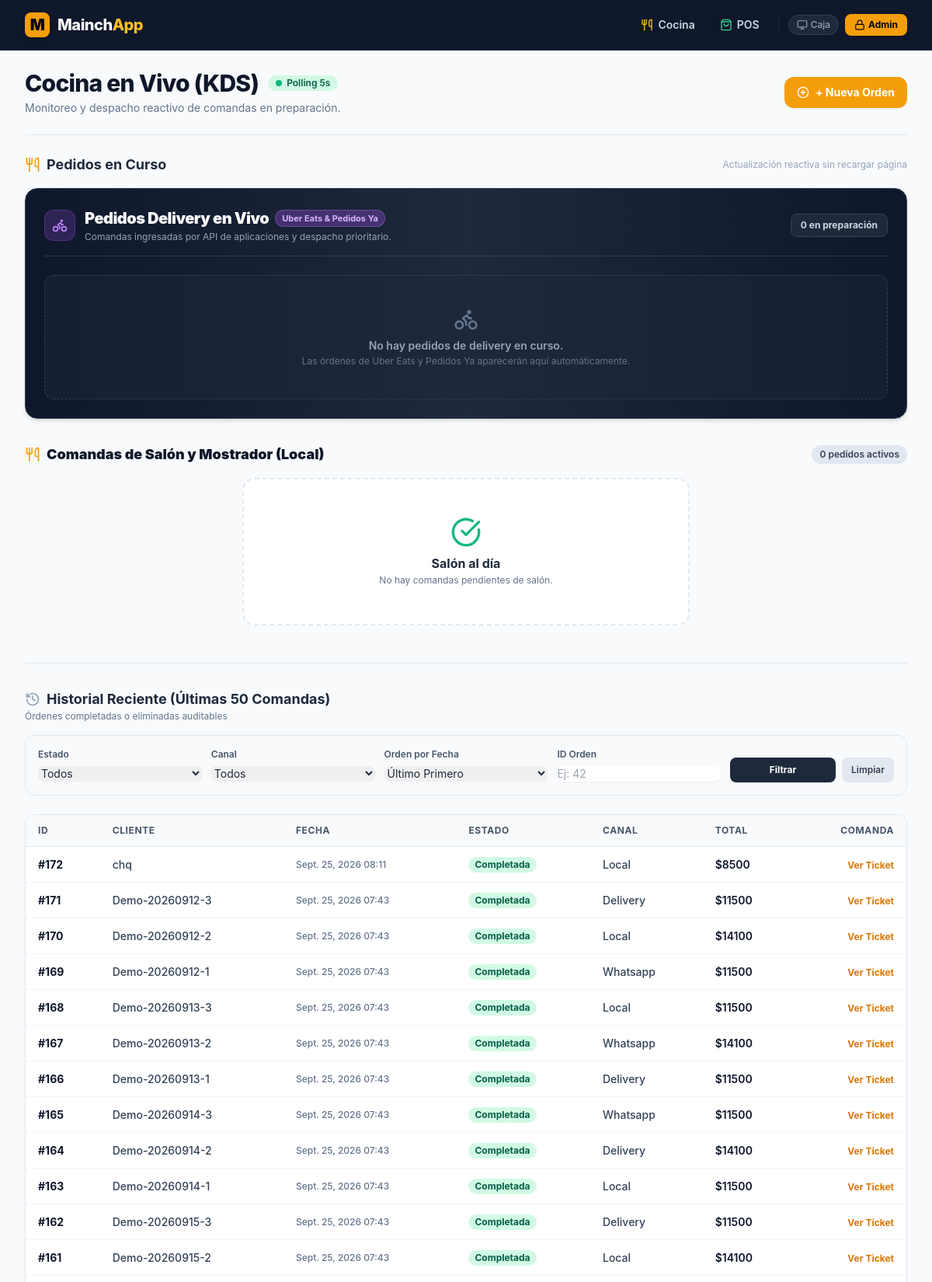
The page / (upper part) on the database its author committed.
### Menu/models.py (models this page shows, shortened)
class Orden(models.Model):
    ESTADO_EN_CURSO = 'En curso'
    ESTADO_COMPLETADA = 'Completada'
    ESTADO_ELIMINADA = 'Eliminada'
    ESTADO_CHOICES = [
        (ESTADO_EN_CURSO, 'En curso'),
        (ESTADO_COMPLETADA, 'Completada'),
        (ESTADO_ELIMINADA, 'Eliminada'),
    ]
    PAGO_CHOICES = [
        ('Efectivo', 'Efectivo'),
        ('Cta.Cte', 'Cuenta Corriente'),
        ('Delivery', 'Delivery'),
        ('Cheque', 'Cheque'),
        ('Junaeb', 'Junaeb'),
        ('Tarj. Crédito', 'Tarjeta de Crédito'),
        ('Tarj. Débito', 'Tarjeta de Débito'),
        ('Transferencia', 'Transferencia'),
    ]
    CANAL_LOCAL = 'Local'
    CANAL_WHATSAPP = 'Whatsapp'
    CANAL_UBER_EATS = 'UberEats'
    CANAL_PEDIDOS_YA = 'PedidosYa'
    CANAL_DELIVERY = 'Delivery'
    CANAL_CHOICES = [
        (CANAL_LOCAL, 'Local / Salón'),
        (CANAL_WHATSAPP, 'WhatsApp'),
        (CANAL_UBER_EATS, 'Uber Eats'),
        (CANAL_PEDIDOS_YA, 'Pedidos Ya'),
        (CANAL_DELIVERY, 'Delivery Propio'),
    ]
    restaurante = models.ForeignKey(
        Restaurante,
        on_delete=models.CASCADE,
        related_name="ordenes",
        default=get_default_restaurante
    )
    cliente = models.CharField(max_length=60)
    fecha = models.DateField(auto_now_add=True)
    hora = models.TimeField(auto_now_add=True)
    estado = models.CharField(max_length=20, choices=ESTADO_CHOICES, default=ESTADO_EN_CURSO)
    tipo_pago = models.CharField(max_length=20, choices=PAGO_CHOICES, blank=True, null=True)
    canal_venta = models.CharField(max_length=20, choices=CANAL_CHOICES, default=CANAL_LOCAL)
    monto_total = models.FloatField(default=0.0)
    descuento = models.FloatField(default=0.0, blank=True)
    order_id_externo = models.CharField(
        max_length=100,
        blank=True,
        null=True,
        verbose_name="ID Externo Delivery (Uber Eats / Pedidos Ya)"
    )
    detalles_entrega = models.CharField(
        max_length=255,
        blank=True,
        default="",
        verbose_name="Detalles de Entrega / Repartidor"
    )
    stock_descontado = models.BooleanField(
        default=False,
        verbose_name="Stock Descontado",
        help_text="Bandera de idempotencia: True si los insumos de la orden ya fueron deducidos del inventario."
    )
    fecha_completada = models.DateTimeField(
        null=True,
        blank=True,
        verbose_name="Fecha Completada",
        help_text="Timestamp exacto en que la orden pasó a estado Completada y descontó stock."
    )
    cajero = models.ForeignKey(
        'Cajero',
        on_delete=models.PROTECT,
        null=True,
        blank=True,
        related_name='ordenes',
        verbose_name="Cajero Responsable"
    )
    turno = models.ForeignKey(
        'TurnoCaja',
        on_delete=models.PROTECT,
        null=True,
        blank=True,
        related_name='ordenes',
        verbose_name="Turno de Caja"
    )
    objects = TenantManager()
    all_objects = models.Manager()
    class Meta:
        base_manager_name = 'all_objects'
        verbose_name = "Orden"
        verbose_name_plural = "Órdenes"

### Menu/views.py (the view, shortened to what this page needs)
# urls.py: path('', views.inicio, name='inicio'),
def inicio(request):
    restaurante = get_current_restaurante(request)
    pedidos_qs = (
        Orden.objects.filter(restaurante=restaurante, estado=Orden.ESTADO_EN_CURSO)
        .prefetch_related('items__plato', 'items__menu__platos')
        .order_by('fecha', 'hora', 'id')
    )
    pedidos_local = [p for p in pedidos_qs if not p.es_delivery]
    pedidos_delivery = [p for p in pedidos_qs if p.es_delivery]
    is_htmx = (
        request.headers.get("HX-Request") == "true"
        or request.META.get("HTTP_HX_REQUEST") == "true"
    )
    historial = Orden.objects.filter(restaurante=restaurante, estado__in=[Orden.ESTADO_COMPLETADA, Orden.ESTADO_ELIMINADA])
    filtro_estado = request.GET.get("estado")
    filtro_canal = request.GET.get("canal")
    filtro_orden = request.GET.get("orden")  # 'asc' o 'desc'
    filtro_id = request.GET.get("id")
    if filtro_estado:
        historial = historial.filter(estado=filtro_estado)
    if filtro_canal:
        historial = historial.filter(canal_venta=filtro_canal)
    if filtro_id:
        historial = historial.filter(id=filtro_id)
    if filtro_orden == "asc":
        historial = historial.order_by("fecha", "hora", "id")
    else:  # Descendente por defecto
        historial = historial.order_by("-fecha", "-hora", "-id")
    historial = historial[:50]  # Limitar a los últimos 50 resultados
    tipos_pago = Orden.PAGO_CHOICES
    estados = Orden.ESTADO_CHOICES
    canales = Orden.CANAL_CHOICES
    return render(request, "Menu/inicio.html", {
        "pedidos_en_curso": pedidos_qs,
        "pedidos_local": pedidos_local,
        "pedidos_delivery": pedidos_delivery,
        "historial_reciente": historial,
        "tipos_pago": tipos_pago,
        "estados": estados,
        "canales": canales,
        "restaurante": restaurante,
    })

### Menu/context_processors.py (called while the page is built, shortened)
def tenant_navigation(request):
    tenant = getattr(request, 'restaurante', None)
    if tenant and getattr(tenant, 'slug', None):
        slug = tenant.slug
        return {
            'current_tenant': tenant,
            'url_pos': f"/r/{slug}/pos/",
            'url_kds': f"/r/{slug}/kds/",
            'url_inventario': f"/r/{slug}/inventario/",
            'url_analisis': f"/r/{slug}/analisis/",
            'url_crud': f"/r/{slug}/crud/",
        }

### Menu/managers.py (called while the page is built)
    def get_queryset(self):
        qs = super().get_queryset()
        tenant = get_current_tenant()
        if tenant is not None:
            return qs.filter(restaurante=tenant)
        return qs

### Menu/tenant_context.py (called while the page is built)
def get_current_tenant() -> Optional["Restaurante"]:
    return _current_tenant_var.get()

def set_current_tenant(tenant: Optional["Restaurante"]) -> contextvars.Token:
    return _current_tenant_var.set(tenant)

def reset_current_tenant(token: contextvars.Token) -> None:
    if token is not None:
        _current_tenant_var.reset(token)

### Menu/views.py (called while the page is built, shortened)
def get_current_restaurante(request=None) -> Restaurante:
    if request is not None and hasattr(request, 'restaurante') and request.restaurante:
        return request.restaurante

### Menu/templates/Menu/inicio.html (shortened to what this page needs)
{% extends 'Menu/base.html' %}
{% load static %}
{% block content %}
<div class="max-w-7xl mx-auto px-4 sm:px-6 lg:px-8 py-6">
    <div class="flex flex-col sm:flex-row sm:items-center sm:justify-between pb-6 border-b border-slate-200 gap-4 mb-6">
        <div>
            <div class="flex items-center gap-3">
                <h1 class="text-2xl sm:text-3xl font-extrabold text-slate-900 tracking-tight">Cocina en Vivo (KDS)</h1>
                <span class="inline-flex items-center px-2.5 py-0.5 rounded-full text-xs font-semibold bg-emerald-100 text-emerald-800">
                    <span class="w-2 h-2 mr-1.5 bg-emerald-500 rounded-full animate-pulse"></span>
                    Polling 5s
                </span>
            </div>
            <p class="text-sm text-slate-500 mt-1">Monitoreo y despacho reactivo de comandas en preparación.</p>
        </div>
        <div class="flex items-center gap-3">
            <a href="{% url 'Menu:pedidos_crear' %}" class="inline-flex items-center gap-2 px-4 py-2.5 bg-amber-500 hover:bg-amber-600 text-white font-bold text-sm rounded-xl shadow-sm transition">
                <i data-lucide="plus-circle" class="w-4 h-4"></i>
                <span>+ Nueva Orden</span>
            </a>
        </div>
    </div>
    <section class="mb-12">
        <div class="flex items-center justify-between mb-4">
            <h2 class="text-lg font-bold text-slate-800 flex items-center gap-2">
                <i data-lucide="utensils" class="w-5 h-5 text-amber-500"></i>
                <span>Pedidos en Curso</span>
            </h2>
            <span class="text-xs text-slate-400">Actualización reactiva sin recargar página</span>
        </div>
        {% include "Menu/partials/kds_board.html" %}
    </section>
    <section class="mt-12 pt-8 border-t border-slate-200">
        <div class="flex flex-col sm:flex-row sm:items-center sm:justify-between gap-4 mb-4">
            <div>
                <h2 class="text-lg font-bold text-slate-800 flex items-center gap-2">
                    <i data-lucide="history" class="w-5 h-5 text-slate-400"></i>
                    <span>Historial Reciente (Últimas 50 Comandas)</span>
                </h2>
                <p class="text-xs text-slate-500">Órdenes completadas o eliminadas auditables</p>
            </div>
        </div>
        <form method="GET" action="" class="bg-slate-50 p-4 rounded-xl border border-slate-200 mb-6">
            <div class="grid grid-cols-1 sm:grid-cols-2 md:grid-cols-5 gap-3 items-end">
                <div>
                    <label for="estado" class="block text-xs font-semibold text-slate-600 mb-1">Estado</label>
                    <select name="estado" id="estado" class="w-full text-sm border-slate-300 rounded-lg shadow-sm">
                        <option value="">Todos</option>
                    </select>
                </div>
                <div>
                    <label for="canal" class="block text-xs font-semibold text-slate-600 mb-1">Canal</label>
                    <select name="canal" id="canal" class="w-full text-sm border-slate-300 rounded-lg shadow-sm">
                        <option value="">Todos</option>
                    </select>
                </div>
                <div>
                    <label for="orden" class="block text-xs font-semibold text-slate-600 mb-1">Orden por Fecha</label>
                    <select name="orden" id="orden" class="w-full text-sm border-slate-300 rounded-lg shadow-sm">
                        <option value="desc" {% if request.GET.orden == "desc" %}selected{% endif %}>Último Primero</option>
                    </select>
                </div>
                <div>
                    <label for="id" class="block text-xs font-semibold text-slate-600 mb-1">ID Orden</label>
                    <input type="number" name="id" id="id" value="{{ request.GET.id }}" placeholder="Ej: 42" class="w-full text-sm border-slate-300 rounded-lg shadow-sm">
                </div>
                <div class="flex items-center gap-2">
                    <button type="submit" class="flex-1 px-4 py-2 bg-slate-800 hover:bg-slate-900 text-white text-xs font-bold rounded-lg shadow-sm transition">
                        Filtrar
                    </button>
                    <a href="{% url 'Menu:inicio' %}" class="px-3 py-2 bg-slate-200 hover:bg-slate-300 text-slate-700 text-xs font-semibold rounded-lg transition">
                        Limpiar
                    </a>
                </div>
            </div>
        </form>
        {% if historial_reciente %}
            <div class="overflow-x-auto bg-white rounded-xl border border-slate-200 shadow-sm">
                <table class="min-w-full divide-y divide-slate-200 text-left text-sm">
                    <thead class="bg-slate-50 text-slate-600 font-bold text-xs uppercase tracking-wider">
                        <tr>
                            <th class="px-4 py-3">ID</th>
                            <th class="px-4 py-3">Cliente</th>
                            <th class="px-4 py-3">Fecha</th>
                            <th class="px-4 py-3">Estado</th>
                            <th class="px-4 py-3">Canal</th>
                            <th class="px-4 py-3">Total</th>
                            <th class="px-4 py-3 text-right">Comanda</th>
                        </tr>
                    </thead>
                    <tbody class="divide-y divide-slate-100 font-medium text-slate-700">
                        {% for pedido in historial_reciente %}
                            <tr class="hover:bg-slate-50 transition">
                                <td class="px-4 py-3 font-bold text-slate-900">#{{ pedido.id }}</td>
                                <td class="px-4 py-3">{{ pedido.cliente }}</td>
                                <td class="px-4 py-3 text-xs text-slate-500">{{ pedido.fecha }} {{ pedido.hora|date:"H:i" }}</td>
                                <td class="px-4 py-3">
                                    <span class="inline-flex px-2 py-0.5 text-xs font-bold rounded-full
                                        {% if pedido.estado == 'Completada' %}bg-emerald-100 text-emerald-800
                                        {% elif pedido.estado == 'Eliminada' %}bg-rose-100 text-rose-800
                                        {% else %}bg-amber-100 text-amber-800{% endif %}">
                                        {{ pedido.estado }}
                                    </span>
                                </td>
                                <td class="px-4 py-3">{{ pedido.canal_venta }}</td>
                                <td class="px-4 py-3 font-semibold text-slate-900">${{ pedido.monto_total|floatformat:0 }}</td>
                                <td class="px-4 py-3 text-right">
                                    <a href="{% url 'Menu:ticket_orden' pedido.id %}" target="_blank" class="text-xs text-amber-600 hover:text-amber-800 font-bold">
                                        Ver Ticket
                                    </a>
                                </td>
                            </tr>
                        {% endfor %}
                    </tbody>
                </table>
            </div>
        {% else %}
            <p class="text-sm text-slate-500 italic py-4">No hay historial reciente disponible con los filtros aplicados.</p>
        {% endif %}
    </section>
</div>
{% endblock %}

### Menu/templates/Menu/base.html (style rules this page uses)
body { font-family: -apple-system, BlinkMacSystemFont, "Segoe UI", Roboto, Helvetica, Arial, sans-serif; background-color: #f8fafc; color: #1e293b; }

### rows shown on the page
Orden: id "172", cliente "chq", fecha "Sept. 25, 2026", hora "08:11", estado "Completada", canal_venta "Local", monto_total "8500"
Orden: id "171", cliente "Demo-20260912-3", fecha "Sept. 25, 2026", hora "07:43", estado "Completada", canal_venta "Delivery", monto_total "11500"
Orden: id "170", cliente "Demo-20260912-2", fecha "Sept. 25, 2026", hora "07:43", estado "Completada", canal_venta "Local", monto_total "14100"
Orden: id "169", cliente "Demo-20260912-1", fecha "Sept. 25, 2026", hora "07:43", estado "Completada", canal_venta "Whatsapp", monto_total "11500"
Orden: id "168", cliente "Demo-20260913-3", fecha "Sept. 25, 2026", hora "07:43", estado "Completada", canal_venta "Local", monto_total "11500"
Orden: id "167", cliente "Demo-20260913-2", fecha "Sept. 25, 2026", hora "07:43", estado "Completada", canal_venta "Whatsapp", monto_total "14100"
Orden: id "166", cliente "Demo-20260913-1", fecha "Sept. 25, 2026", hora "07:43", estado "Completada", canal_venta "Delivery", monto_total "11500"
Orden: id "165", cliente "Demo-20260914-3", fecha "Sept. 25, 2026", hora "07:43", estado "Completada", canal_venta "Whatsapp", monto_total "11500"
Orden: id "164", cliente "Demo-20260914-2", fecha "Sept. 25, 2026", hora "07:43", estado "Completada", canal_venta "Delivery", monto_total "14100"
Orden: id "163", cliente "Demo-20260914-1", fecha "Sept. 25, 2026", hora "07:43", estado "Completada", canal_venta "Local", monto_total "11500"
Orden: id "162", cliente "Demo-20260915-3", fecha "Sept. 25, 2026", hora "07:43", estado "Completada", canal_venta "Delivery", monto_total "11500"
Orden: id "161", cliente "Demo-20260915-2", fecha "Sept. 25, 2026", hora "07:43", estado "Completada", canal_venta "Local", monto_total "14100"

### other values the page prints
{{ pedidos_delivery|length }} "0"
{{ pedidos_local|length }} "0"
